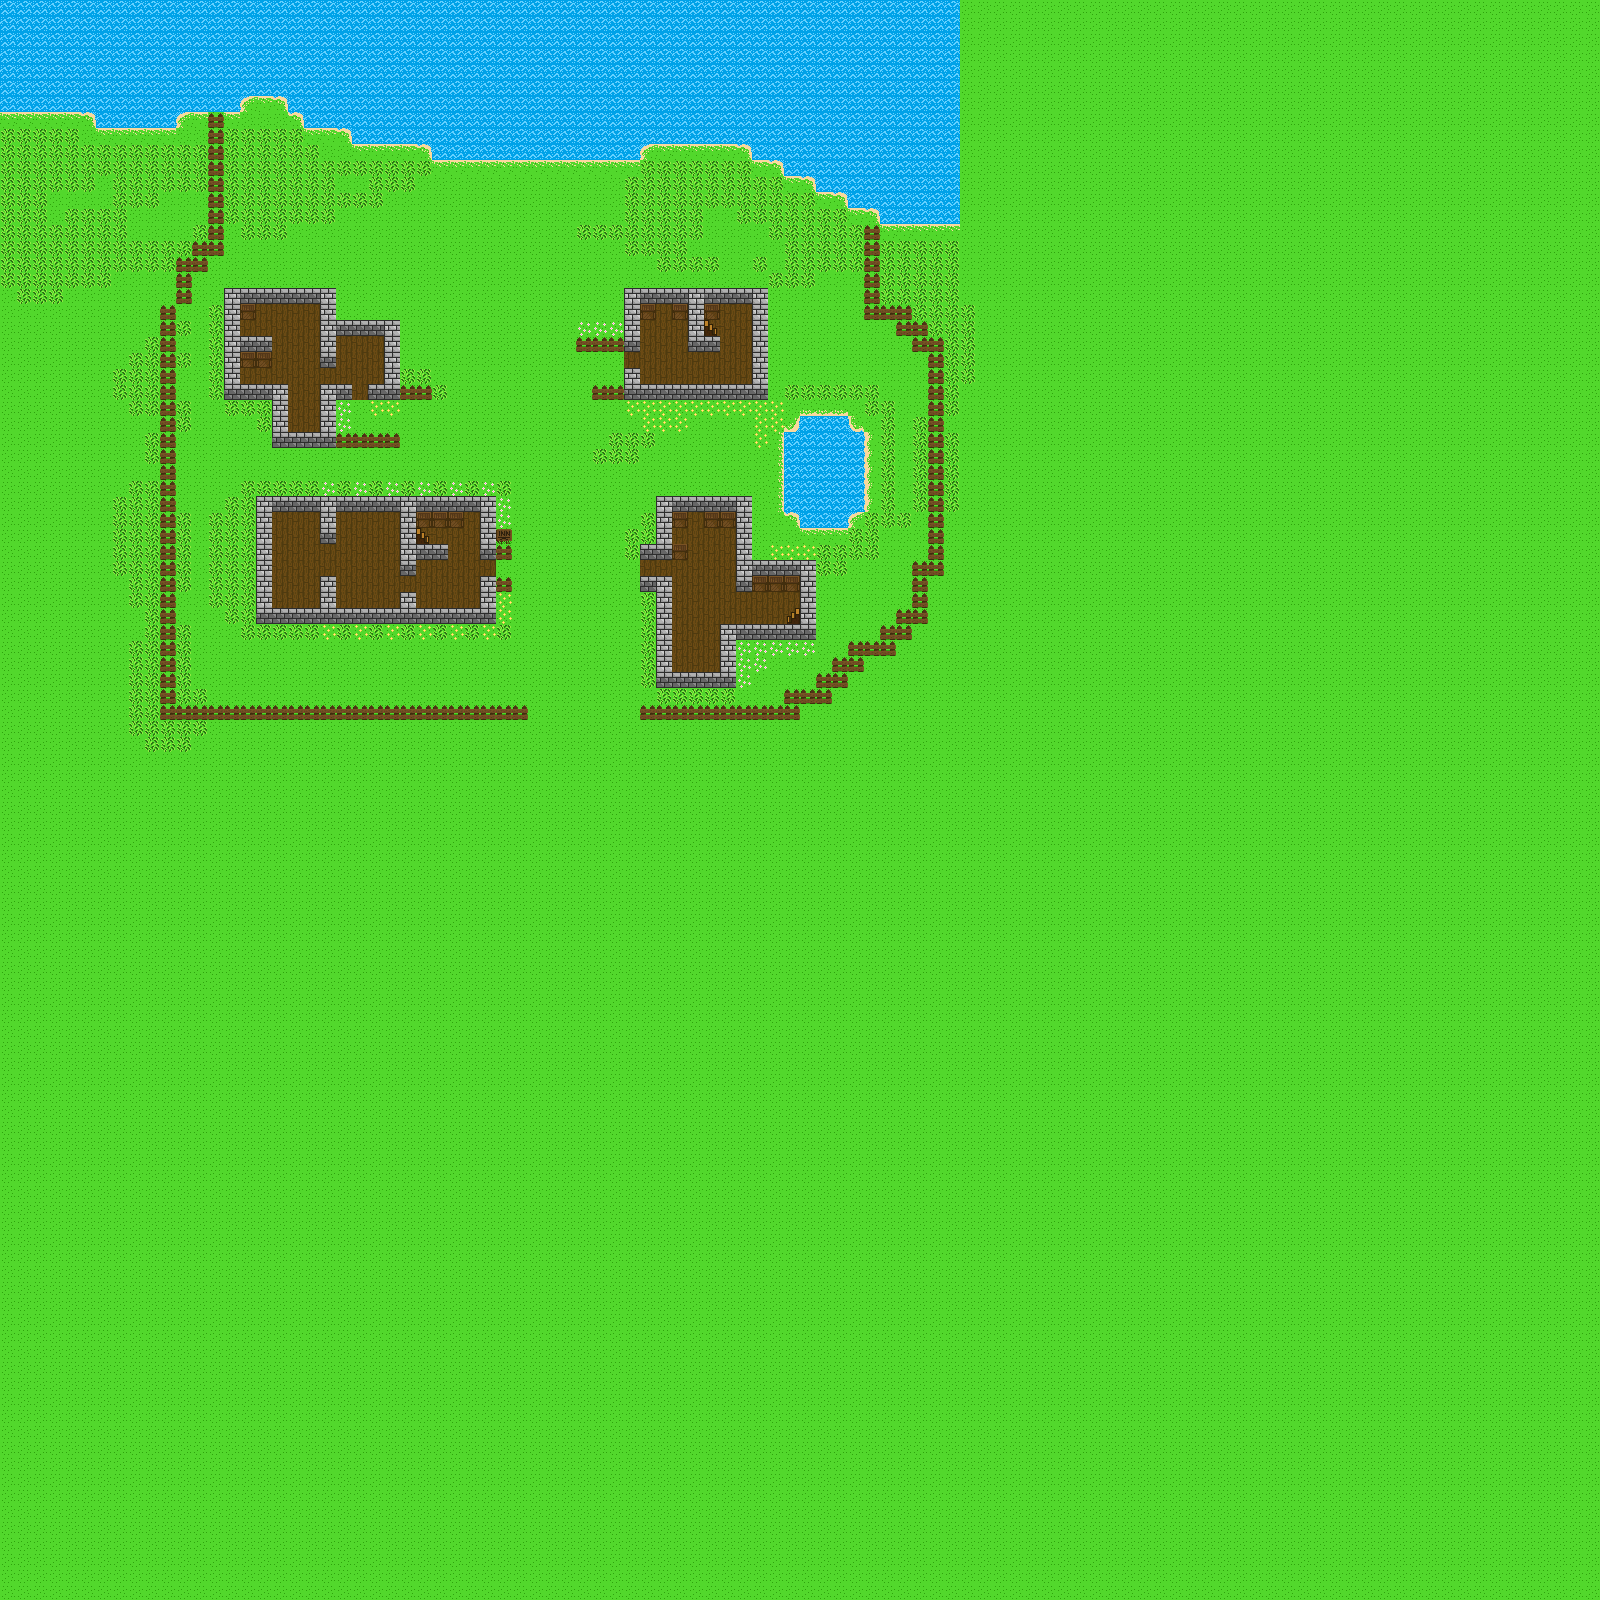

This is a level from a 2D game, rendered from its Tiled map with the project's own tilesets. A one-line summary and the map file follow, with tile-layer data summarised:
An orthogonal 100x100 tile map with 16x16 px tiles, 1 tile layer (Tile Layer 1).

<map version="1.0" orientation="orthogonal" renderorder="left-down" width="100" height="100" tilewidth="16" tileheight="16" nextobjectid="1">
 <tileset firstgid="1" name="Tileset" tilewidth="16" tileheight="16" tilecount="60" columns="12">
  <image source="Tileset.png" trans="ff00ff" width="192" height="80" />
 </tileset>
 <layer name="Tile Layer 1" width="100" height="100">
  <data>[10000 cells, 10000 non-empty, 22 distinct tile ids]</data>
 </layer>
</map>
